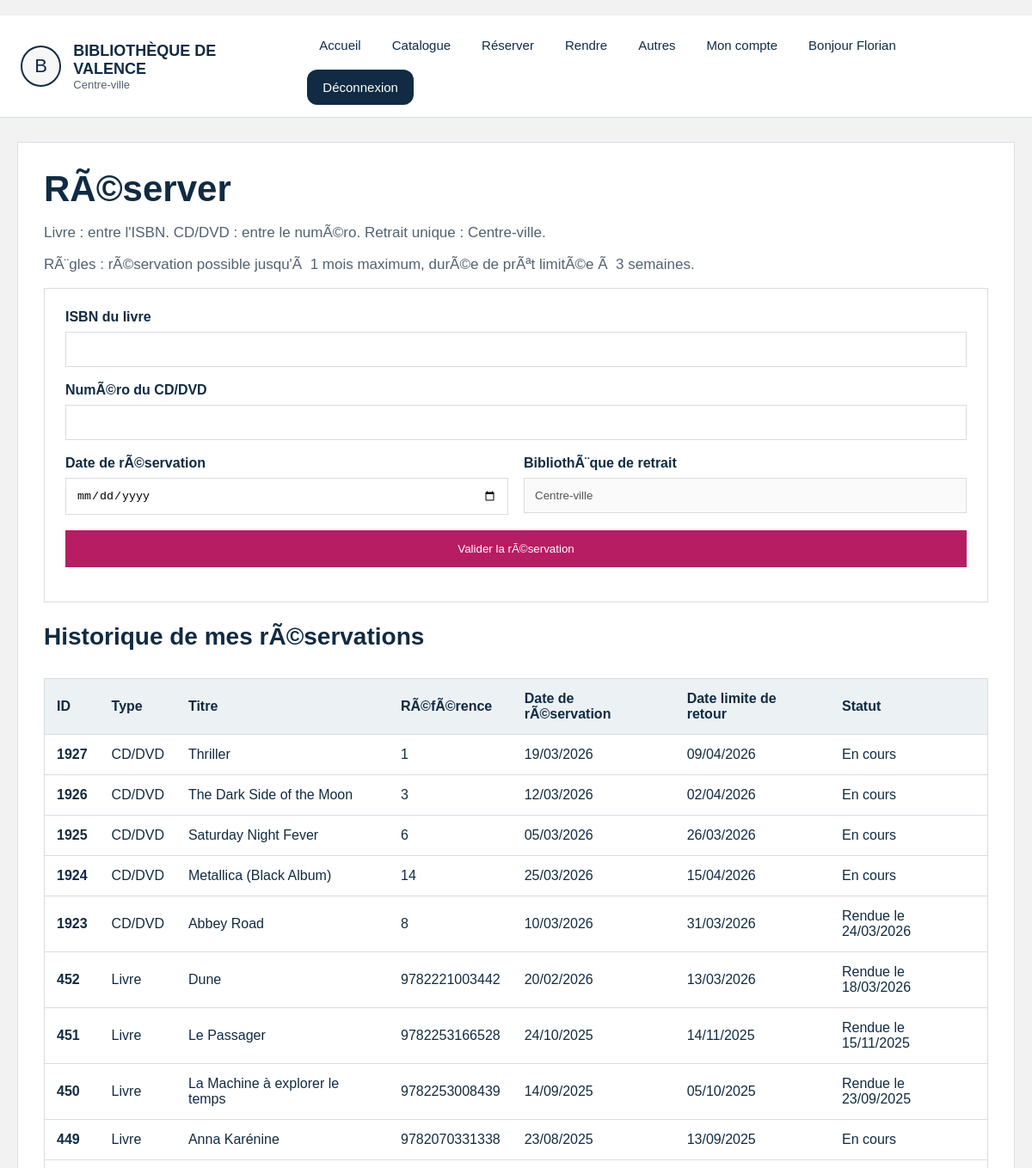
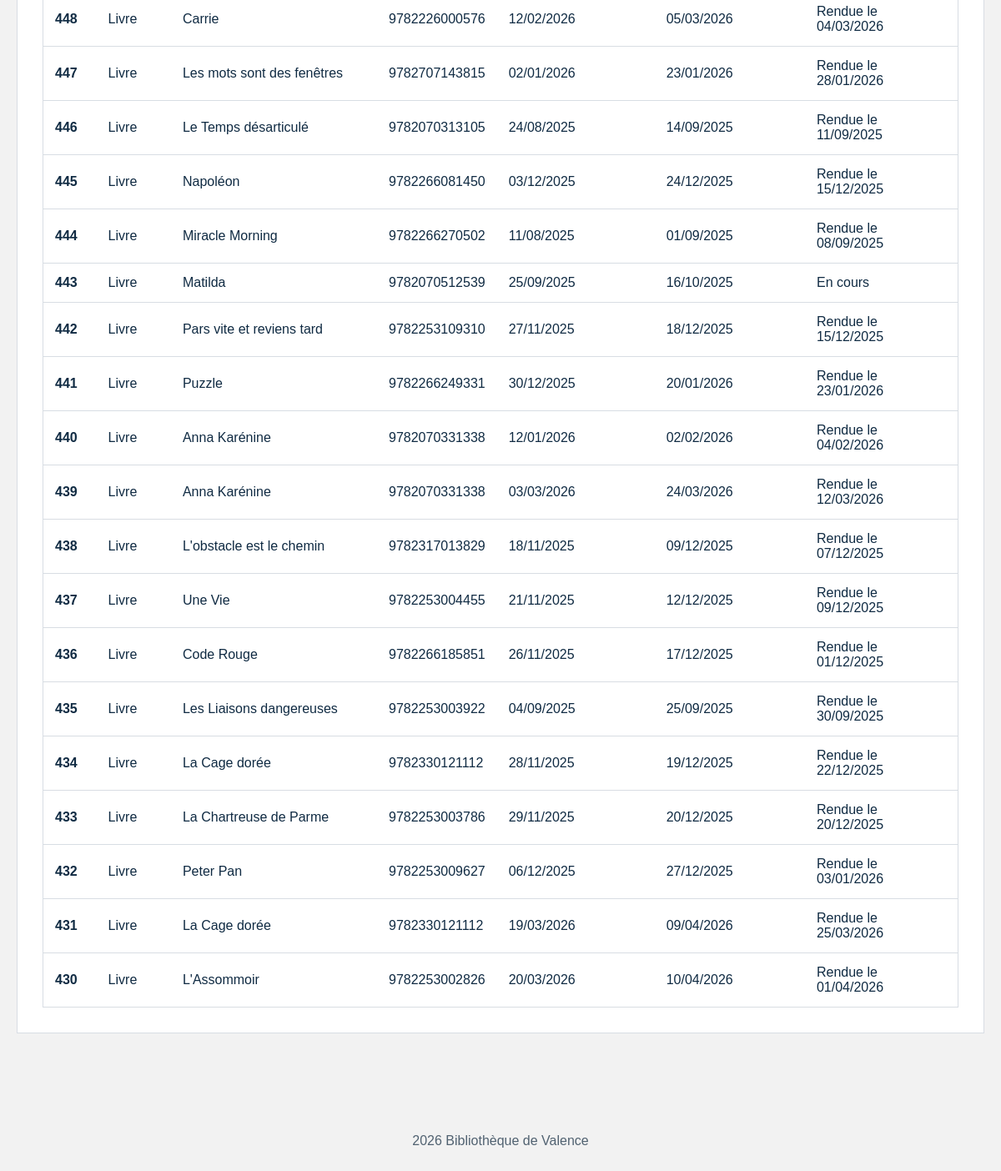
Screenshot of /reserver (signed in) with the database file from the repository (2 pictures, top to bottom).
### tables this page shows
CREATE TABLE RESERVATION (id_reservation NUMERIC PRIMARY KEY, date_reservation TEXT, date_de_retour TEXT, "id_client#" NUMERIC REFERENCES CLIENT (id_client), bibliotheque_retrait TEXT, date_limite_retour TEXT, date_retour_effective TEXT);

CREATE TABLE LIVRE (id_livre INTEGER PRIMARY KEY, nom_livre TEXT, auteur_livre TEXT, maison_edition_livre TEXT, annee_livre NUMERIC, id_categorie NUMERIC REFERENCES CATEGORIE (id_categorie), ISBN_livre NUMERIC, resume TEXT, image TEXT, disponibilité INTEGER, total_exemplaires INTEGER);

### main.py (the view, shortened to what this page needs)
@application.route("/reserver", methods=["GET", "POST"])
def reserver():
    redirection = verifier_connexion()
    if redirection:
        return redirection
    base = bdd()
    message = None
    erreur = None
    uid = session["utilisateur"]["id"]
    def creer_resa():
        rid = prochain_identifiant(base, "RESERVATION", "id_reservation")
        auj = date.today()
        base.execute(
            'INSERT INTO RESERVATION (id_reservation, date_reservation, date_de_retour, "id_client#", bibliotheque_retrait, date_limite_retour, date_retour_effective) VALUES (?, ?, NULL, ?, "Centre-ville", ?, NULL)',
            (rid, date_francaise(auj), uid, date_francaise(auj + timedelta(days=21))),
        )
        return rid
    historique = bdd().execute(
        """
        SELECT type_media, id_reservation, nom_media, reference_media, date_reservation, date_limite_retour, date_retour_effective
        FROM VUE_HISTORIQUE_RESERVATIONS
        WHERE id_client = ?
        ORDER BY id_reservation DESC
        """,
        (uid,),
    ).fetchall()
    return render_template("reserver.html", message=message, erreur=erreur, historique=historique)

### main.py (called while the page is built)
def bdd():
    if "bdd" not in g:
        g.bdd = sqlite3.connect(BASE_DONNEES)
        g.bdd.row_factory = sqlite3.Row
    return g.bdd

@application.teardown_appcontext
def fermer_bdd(_erreur):
    connexion = g.pop("bdd", None)
    if connexion:
        connexion.close()

def faire_slug(texte):
    return "-".join(str(texte).strip().lower().split())

def categories_menu():
    try:
        lignes = bdd().execute(
            "SELECT id_categorie, nom_categorie FROM CATEGORIE ORDER BY id_categorie"
        ).fetchall()
    except Exception:
        return []
    return [
        {
            "id": l["id_categorie"],
            "nom": l["nom_categorie"],
            "slug": faire_slug(l["nom_categorie"]),
        }
        for l in lignes
    ]

def verifier_connexion():
    if "utilisateur" not in session:
        return redirect(url_for("connexion", next=request.path))
    return None

@application.context_processor
def contexte_global():
    return {
        "utilisateur": session.get("utilisateur"),
        "admin_connecte": bool(session.get("admin")),
        "menu_categories": categories_menu(),
    }

### templates/reserver.html (shortened to what this page needs)
﻿{% extends "base.html" %}
{% block content %}
<h1>RÃ©server</h1>
<p>Livre : entre l'ISBN. CD/DVD : entre le numÃ©ro. Retrait unique : Centre-ville.</p>
<p>RÃ¨gles : rÃ©servation possible jusqu'Ã  1 mois maximum, durÃ©e de prÃªt limitÃ©e Ã  3 semaines.</p>
<div class="formulaire">
    <form method="POST" action="{{ url_for('reserver') }}">
        <div class="grille-formulaire">
            <div class="champ-formulaire grand">
                <label for="isbn">ISBN du livre</label>
                <input type="text" id="isbn" name="isbn">
            </div>
            <div class="champ-formulaire grand">
                <label for="numero_cd_dvd">NumÃ©ro du CD/DVD</label>
                <input type="number" id="numero_cd_dvd" name="numero_cd_dvd" min="1">
            </div>
            <div class="champ-formulaire">
                <label for="date_reservation">Date de rÃ©servation</label>
                <input type="date" id="date_reservation" name="date_reservation">
            </div>
            <div class="champ-formulaire">
                <label for="bibliotheque">BibliothÃ¨que de retrait</label>
                <input type="text" id="bibliotheque" value="Centre-ville" disabled>
            </div>
            <div class="champ-formulaire grand">
                <button type="submit">Valider la rÃ©servation</button>
            </div>
        </div>
    </form>
</div>
<h2>Historique de mes rÃ©servations</h2>
<div class="table-conteneur">
    <table class="tableau-horaires">
        <thead>
            <tr>
                <th>ID</th>
                <th>Type</th>
                <th>Titre</th>
                <th>RÃ©fÃ©rence</th>
                <th>Date de rÃ©servation</th>
                <th>Date limite de retour</th>
                <th>Statut</th>
            </tr>
        </thead>
        <tbody>
            {% for r in historique %}
            <tr>
                <td>{{ r["id_reservation"] }}</td>
                <td>{{ r["type_media"] }}</td>
                <td>{{ r["nom_media"] }}</td>
                <td>{{ r["reference_media"] }}</td>
                <td>{{ r["date_reservation"] }}</td>
                <td>{{ r["date_limite_retour"] or "-" }}</td>
                <td>
                    {% if r["date_retour_effective"] %}
                        Rendue le {{ r["date_retour_effective"] }}
                    {% else %}
                        En cours
                    {% endif %}
                </td>
            </tr>
            {% else %}
            <tr>
                <td colspan="7">Aucune rÃ©servation pour le moment.</td>
            </tr>
            {% endfor %}
        </tbody>
    </table>
</div>
{% endblock %}

### static/style.css (style rules this page uses)
* { box-sizing:border-box; }
body { margin:0; font-family:Arial, sans-serif; background:var(--fond); color:var(--bleu); }
.bloc-principal h1 { margin:0 0 10px 0; font-size:42px; }
.bloc-principal h2 { margin:24px 0 12px 0; font-size:28px; }
.bloc-principal p { color:var(--gris); font-size:17px; }
.tableau-horaires { width:100%; border-collapse:collapse; background:var(--blanc); border:1px solid var(--gris-clair); margin-top:20px; }
.tableau-horaires th, .tableau-horaires td { padding:14px; border-bottom:1px solid var(--gris-clair); text-align:left; }
.tableau-horaires th { background:#ecf1f4; }
.tableau-horaires td:first-child { font-weight:bold; color:var(--bleu); }
.formulaire { background:var(--blanc); border:1px solid var(--gris-clair); padding:24px; }
.grille-formulaire { display:grid; grid-template-columns:1fr 1fr; gap:18px; }
.champ-formulaire { display:flex; flex-direction:column; gap:8px; }
.champ-formulaire.grand { grid-column:1 / -1; }
.champ-formulaire label { font-weight:bold; }
.formulaire input, .formulaire select { width:100%; padding:12px; border:1px solid var(--gris-clair); }
.formulaire button { padding:14px 20px; border:none; background:var(--rose); color:white; cursor:pointer; }
.table-conteneur { overflow:auto; }

### rows the page displays
RESERVATION: id_reservation "1927", type_media "CD/DVD", nom_media "Thriller", reference_media "1", date_reservation "19/03/2026", date_limite_retour "09/04/2026", shows "En cours"
RESERVATION: id_reservation "1926", type_media "CD/DVD", nom_media "The Dark Side of the Moon", reference_media "3", date_reservation "12/03/2026", date_limite_retour "02/04/2026", shows "En cours"
RESERVATION: id_reservation "1925", type_media "CD/DVD", nom_media "Saturday Night Fever", reference_media "6", date_reservation "05/03/2026", date_limite_retour "26/03/2026", shows "En cours"
RESERVATION: id_reservation "1924", type_media "CD/DVD", nom_media "Metallica (Black Album)", reference_media "14", date_reservation "25/03/2026", date_limite_retour "15/04/2026", shows "En cours"
RESERVATION: id_reservation "1923", type_media "CD/DVD", nom_media "Abbey Road", reference_media "8", date_reservation "10/03/2026", date_limite_retour "31/03/2026", date_retour_effective "24/03/2026"
RESERVATION: id_reservation "452", type_media "Livre", nom_media "Dune", reference_media "9782221003442", date_reservation "20/02/2026", date_limite_retour "13/03/2026", date_retour_effective "18/03/2026"
RESERVATION: id_reservation "451", type_media "Livre", nom_media "Le Passager", reference_media "9782253166528", date_reservation "24/10/2025", date_limite_retour "14/11/2025", date_retour_effective "15/11/2025"
RESERVATION: id_reservation "450", type_media "Livre", nom_media "La Machine à explorer le temps", reference_media "9782253008439", date_reservation "14/09/2025", date_limite_retour "05/10/2025", date_retour_effective "23/09/2025"
RESERVATION: id_reservation "449", type_media "Livre", nom_media "Anna Karénine", reference_media "9782070331338", date_reservation "23/08/2025", date_limite_retour "13/09/2025", shows "En cours"
RESERVATION: id_reservation "448", type_media "Livre", nom_media "Carrie", reference_media "9782226000576", date_reservation "12/02/2026", date_limite_retour "05/03/2026", date_retour_effective "04/03/2026"
RESERVATION: id_reservation "447", type_media "Livre", nom_media "Les mots sont des fenêtres", reference_media "9782707143815", date_reservation "02/01/2026", date_limite_retour "23/01/2026", date_retour_effective "28/01/2026"
RESERVATION: id_reservation "446", type_media "Livre", nom_media "Le Temps désarticulé", reference_media "9782070313105", date_reservation "24/08/2025", date_limite_retour "14/09/2025", date_retour_effective "11/09/2025"
RESERVATION: id_reservation "445", type_media "Livre", nom_media "Napoléon", reference_media "9782266081450", date_reservation "03/12/2025", date_limite_retour "24/12/2025", date_retour_effective "15/12/2025"
RESERVATION: id_reservation "444", type_media "Livre", nom_media "Miracle Morning", reference_media "9782266270502", date_reservation "11/08/2025", date_limite_retour "01/09/2025", date_retour_effective "08/09/2025"
RESERVATION: id_reservation "443", type_media "Livre", nom_media "Matilda", reference_media "9782070512539", date_reservation "25/09/2025", date_limite_retour "16/10/2025", shows "En cours"
RESERVATION: id_reservation "442", type_media "Livre", nom_media "Pars vite et reviens tard", reference_media "9782253109310", date_reservation "27/11/2025", date_limite_retour "18/12/2025", date_retour_effective "15/12/2025"
RESERVATION: id_reservation "441", type_media "Livre", nom_media "Puzzle", reference_media "9782266249331", date_reservation "30/12/2025", date_limite_retour "20/01/2026", date_retour_effective "23/01/2026"
RESERVATION: id_reservation "440", type_media "Livre", nom_media "Anna Karénine", reference_media "9782070331338", date_reservation "12/01/2026", date_limite_retour "02/02/2026", date_retour_effective "04/02/2026"
RESERVATION: id_reservation "439", type_media "Livre", nom_media "Anna Karénine", reference_media "9782070331338", date_reservation "03/03/2026", date_limite_retour "24/03/2026", date_retour_effective "12/03/2026"
RESERVATION: id_reservation "438", type_media "Livre", nom_media "L'obstacle est le chemin", reference_media "9782317013829", date_reservation "18/11/2025", date_limite_retour "09/12/2025", date_retour_effective "07/12/2025"
RESERVATION: id_reservation "437", type_media "Livre", nom_media "Une Vie", reference_media "9782253004455", date_reservation "21/11/2025", date_limite_retour "12/12/2025", date_retour_effective "09/12/2025"
RESERVATION: id_reservation "436", type_media "Livre", nom_media "Code Rouge", reference_media "9782266185851", date_reservation "26/11/2025", date_limite_retour "17/12/2025", date_retour_effective "01/12/2025"
RESERVATION: id_reservation "435", type_media "Livre", nom_media "Les Liaisons dangereuses", reference_media "9782253003922", date_reservation "04/09/2025", date_limite_retour "25/09/2025", date_retour_effective "30/09/2025"
RESERVATION: id_reservation "434", type_media "Livre", nom_media "La Cage dorée", reference_media "9782330121112", date_reservation "28/11/2025", date_limite_retour "19/12/2025", date_retour_effective "22/12/2025"
RESERVATION: id_reservation "433", type_media "Livre", nom_media "La Chartreuse de Parme", reference_media "9782253003786", date_reservation "29/11/2025", date_limite_retour "20/12/2025", date_retour_effective "20/12/2025"
RESERVATION: id_reservation "432", type_media "Livre", nom_media "Peter Pan", reference_media "9782253009627", date_reservation "06/12/2025", date_limite_retour "27/12/2025", date_retour_effective "03/01/2026"
RESERVATION: id_reservation "431", type_media "Livre", nom_media "La Cage dorée", reference_media "9782330121112", date_reservation "19/03/2026", date_limite_retour "09/04/2026", date_retour_effective "25/03/2026"
RESERVATION: id_reservation "430", type_media "Livre", nom_media "L'Assommoir", reference_media "9782253002826", date_reservation "20/03/2026", date_limite_retour "10/04/2026", date_retour_effective "01/04/2026"

### other values shown
{{ utilisateur.prenom }} "Florian"
